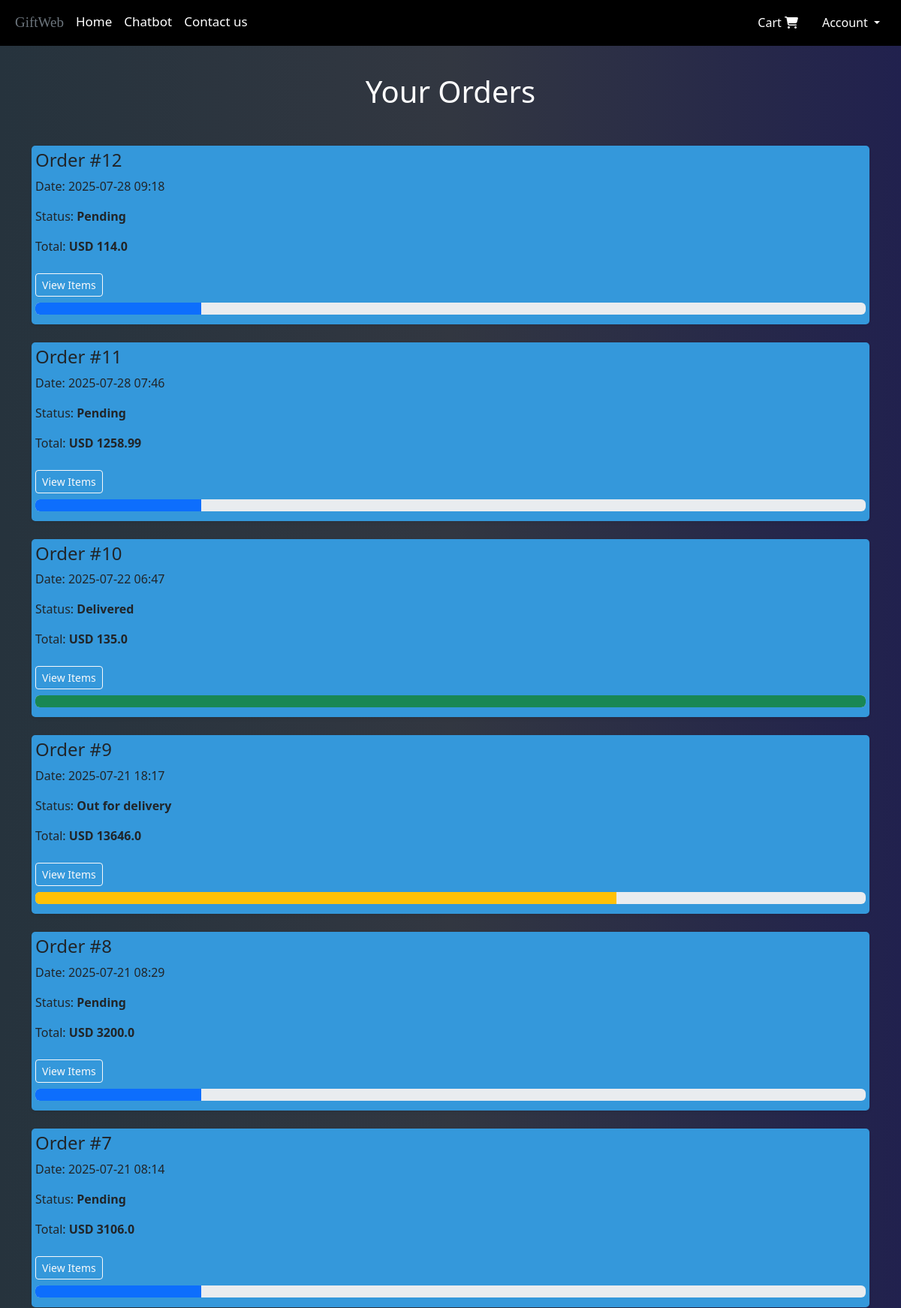
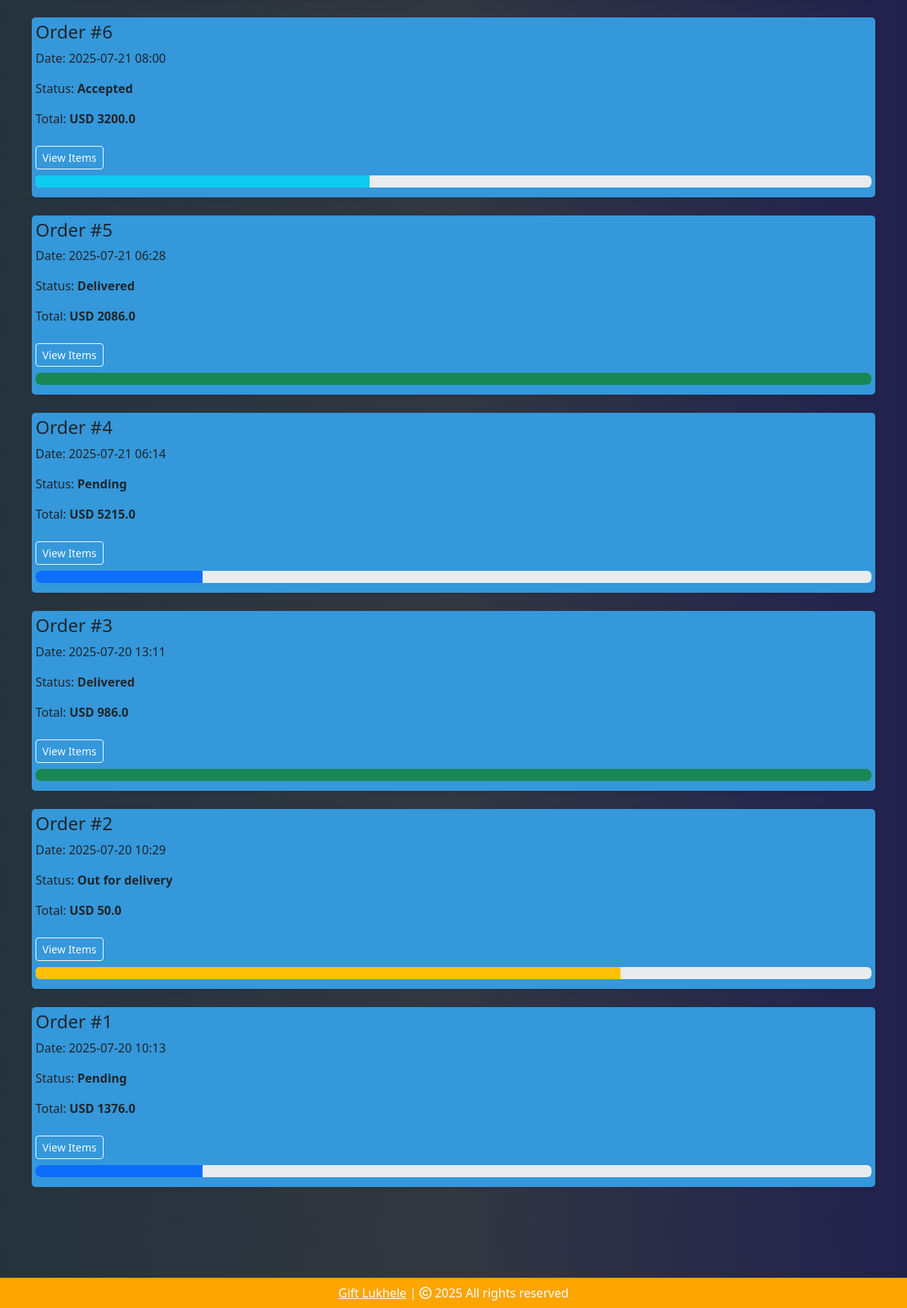
The app's page /orders (signed in) with its own data (2 pictures, top to bottom).
### mywebapp/models.py (models this page shows)
class Order(db.Model):
    __tablename__ = 'orders'
    order_id = db.Column(db.Integer, primary_key=True, autoincrement=True)
    customer_id = db.Column(db.Integer, db.ForeignKey('customers.customer_id'), nullable=False)
    order_date = db.Column(db.DateTime, default=datetime.utcnow)
    status = db.Column(db.String(100), nullable=False, default='Pending')
    total_amount = db.Column(db.Float, nullable=False, default=0)
    order_items = db.relationship('OrderItem', backref='order')

### mywebapp/views.py (the view)
@views.route('/orders')
@login_required
def order():
    orders = Order.query.filter_by(customer_id=current_user.customer_id).order_by(Order.order_date.desc()).all()
    return render_template('orders.html', orders=orders)

### mywebapp/templates/orders.html (shortened to what this page needs)
{% extends 'base.html' %}
{% block body %}
<div class="container my-5">
    <div class="row">
        {% if orders %}
        <h1 class="text-center mb-5" style="color: white;">Your Orders</h1>
        {% for order in orders %}
        <div class="col-12 mb-4">
            <div class="cart-card shadow-sm">
                <div class="card-body">
                    <h4>Order #{{ order.order_id }}</h4>
                    <p>Date: {{ order.order_date.strftime('%Y-%m-%d %H:%M') }}</p>
                    <p>Status: <strong>{{ order.status }}</strong></p>
                    <p>Total: <strong>USD {{ order.total_amount }}</strong></p>
                    <button class="btn btn-outline-light btn-sm my-2" type="button" data-bs-toggle="collapse" data-bs-target="#itemsCollapse{{ loop.index }}" aria-expanded="false" aria-controls="itemsCollapse{{ loop.index }}">
                        View Items
                    </button>
                    {% if order.status == 'Pending' %}
                    <div class="progress mb-2">
                        <div class="progress-bar" role="progressbar" style="width: 20%;" aria-valuenow="20" aria-valuemin="0" aria-valuemax="100"></div>
                    </div>
                    {% elif order.status == 'Accepted' %}
                    <div class="progress mb-2">
                        <div class="progress-bar bg-info" role="progressbar" style="width: 40%;" aria-valuenow="40" aria-valuemin="0" aria-valuemax="100"></div>
                    </div>
                    {% elif order.status == 'Out for delivery' %}
                    <div class="progress mb-2">
                        <div class="progress-bar bg-warning" role="progressbar" style="width: 70%;" aria-valuenow="70" aria-valuemin="0" aria-valuemax="100"></div>
                    </div>
                    {% elif order.status == 'Delivered' %}
                    <div class="progress mb-2">
                        <div class="progress-bar bg-success" role="progressbar" style="width: 100%;" aria-valuenow="100" aria-valuemin="0" aria-valuemax="100"></div>
                    </div>
                    {% elif order.status == 'Canceled' %}
                    <div class="progress mb-2">
                        <div class="progress-bar bg-danger" role="progressbar" style="width: 100%;" aria-valuenow="100" aria-valuemin="0" aria-valuemax="100"></div>
                    </div>
                    {% endif %}
                </div>
            </div>
        </div>
        {% endfor %}
        {% else %}
        <h2 class="text-center text-white">You have no orders.</h2>
        {% endif %}
    </div>
</div>
{% endblock %}

### mywebapp/templates/base.html (shortened to what this page needs)
<!DOCTYPE html>
<html lang="en">
<head>
    <link rel="stylesheet" href="https://cdnjs.cloudflare.com/ajax/libs/bootstrap-icons/1.10.5/font/bootstrap-icons.min.css" />
    <link rel="stylesheet" href="{{ url_for('static', filename='css/all.min.css') }}">
    <link rel="stylesheet" href="{{ url_for('static', filename='css/bootstrap.min.css') }}">
    <link rel="stylesheet" href="{{ url_for('static', filename='css/style.css') }}">
</head>
<body>
    <nav class="navbar navbar-expand-lg fixed-top" style="background-color: #000; z-index: 1030;">
      <div class="container-fluid">
        <div class="collapse navbar-collapse" id="navbarSupportedContent">
          <ul class="navbar-nav me-auto mb-2 mb-lg-0">
            <li class="nav-item">
              <a class="nav-link text-secondary active" aria-current="page" href="/" style="font-family: cursive; font-size: 19px;">GiftWeb</a>
            </li>
            <li class="nav-item">
              <a class="nav-link text-white" href="/" style="font-size: 17px;">Home</a>
            </li>
            {% if current_user.is_authenticated %}
            <li class="nav-item">
              <a class="nav-link text-white" href="/chatbox" style="font-size: 17px;">Chatbot</a>
            </li>
            {% endif %}
            <li class="nav-item">
              <a class="nav-link text-white" href="/contact" style="font-size: 17px;">Contact us</a>
            </li>
          </ul>
        </div>
        <ul class="navbar-nav me-auto mb-2 mb-lg-0">
          {% if current_user.is_authenticated %}
          <li class="nav-item mx-2" id="items">
            {% if cart_items | length < 1 %}
            <a class="nav-link text-white" href="/cart"> Cart
              <i class="fa-solid fa-cart-shopping"></i>
            </a>
            {% else %}
            <a class="nav-link text-white" href="/cart"><span class="badge bg-success"></span> Cart
              <i class="bi bi-{{ cart_items | length }}-square-fill"></i>
            </a>
            {% endif %}
          </li>
          {% endif %}
          <li class="nav-item dropdown mx-2">
            <a class="nav-link dropdown-toggle text-white" href="#" role="button", id="profileDropdown"
            data-bs-toggle="dropdown" aria-hidden="false">
              Account
            </a>
          </li>
        </ul>
      </div>
    </nav>
   <main style="flex: 1; margin-top: 50px;">
    {% block body %}
    {% endblock %}
  </main>
    <footer class="container-fluid text-center p-2 mt-5" style="background-color: orange; color: white;">
    <a href="https://github.com/Frost-Codes" style="color: white;">Gift Lukhele</a> |
    <span><i class="fa-sharp fa-regular fa-copyright"></i></span>
    2025 All rights reserved
  </footer>
</body>
</body>
</html>

### mywebapp/static/css/style.css (style rules this page uses)
html, body { height: 100%; margin: 0; padding: 0; display: flex; flex-direction: column; background: linear-gradient(to right, rgb(38, 51, 61), rgb(50, 55, 65), rgb(33, 33, 78)); }
main { flex: 1; }
footer { background-color: orange; color: white; text-align: center; padding: 10px; }
.cart-card { border-radius: 5px !important; padding-left: 5px; padding-right: 5px; padding-top: 5px; padding-bottom: 5px; background-color: rgba(52, 152, 219);!important; }
.container { align-content: center; }
.active { background-color: rgba(0,0,0,0.3); }

### records on screen
Order: order_id "12", order_date "2025-07-28 09:18", status "Pending", total_amount "114.0"
Order: order_id "11", order_date "2025-07-28 07:46", status "Pending", total_amount "1258.99"
Order: order_id "10", order_date "2025-07-22 06:47", status "Delivered", total_amount "135.0"
Order: order_id "9", order_date "2025-07-21 18:17", status "Out for delivery", total_amount "13646.0"
Order: order_id "8", order_date "2025-07-21 08:29", status "Pending", total_amount "3200.0"
Order: order_id "7", order_date "2025-07-21 08:14", status "Pending", total_amount "3106.0"
Order: order_id "6", order_date "2025-07-21 08:00", status "Accepted", total_amount "3200.0"
Order: order_id "5", order_date "2025-07-21 06:28", status "Delivered", total_amount "2086.0"
Order: order_id "4", order_date "2025-07-21 06:14", status "Pending", total_amount "5215.0"
Order: order_id "3", order_date "2025-07-20 13:11", status "Delivered", total_amount "986.0"
Order: order_id "2", order_date "2025-07-20 10:29", status "Out for delivery", total_amount "50.0"
Order: order_id "1", order_date "2025-07-20 10:13", status "Pending", total_amount "1376.0"
